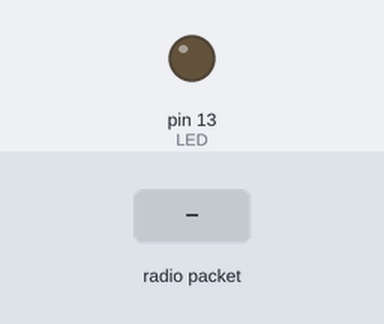
The sketch below on a simulated Arduino Uno, built with avr-gcc and run on an emulated ATmega328P. Shown: output pins drawn as LEDs (lit = HIGH). The inputs (shaded band) are chosen by the test bench. No radio packets arrive unless stated; pins used as bus, display or sensor lines are not drawn; what the sketch prints to the serial monitor is not drawn.

Above: at 1.3 s.
1.4 s: radio packet "1" arrives
Timing chart, 0 to 4.4 s (numbered marks = the images above; inputs shaded):
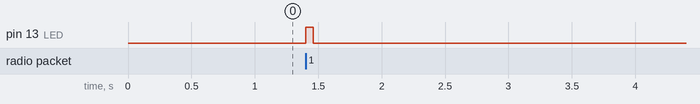

The sketch:

rx_test.ino
```cpp
// Receiver code, for testing and setup

#include <SPI.h>
#include <RH_RF95.h>

#define RFM95_CS 4
#define RFM95_RST 2
#define RFM95_INT 3

// Change to 434.0 or other frequency, must match RX's freq!
#define RF95_FREQ 433.0

// Singleton instance of the radio driver
RH_RF95 rf95(RFM95_CS, RFM95_INT);

// Blinky on receipt
#define LED 13

void setup()
{
  pinMode(LED, OUTPUT);
  pinMode(RFM95_RST, OUTPUT);
  digitalWrite(RFM95_RST, HIGH);

  while (!Serial);
  Serial.begin(9600);
  delay(100);

  Serial.println("Arduino LoRa RX Test!");

  // manual reset
  digitalWrite(RFM95_RST, LOW);
  delay(10);
  digitalWrite(RFM95_RST, HIGH);
  delay(10);

  if (!rf95.init()) {
    Serial.println("LoRa radio init failed");
    while (1);
  }
  Serial.println("LoRa radio init OK!");

  // Defaults after init are 434.0MHz, modulation GFSK_Rb250Fd250, +13dbM
  if (!rf95.setFrequency(RF95_FREQ)) {
    Serial.println("setFrequency failed");
    while (1);
  }
  Serial.print("Set Freq to: "); Serial.println(RF95_FREQ);

  // Defaults after init are 434.0MHz, 13dBm, Bw = 125 kHz, Cr = 4/5, Sf = 128chips/symbol, CRC on

  // The default transmitter power is 13dBm, using PA_BOOST.
  // If you are using RFM95/96/97/98 modules which uses the PA_BOOST transmitter pin, then
  // you can set transmitter powers from 5 to 23 dBm:
  rf95.setTxPower(23, false);
}

void loop()
{
  if (rf95.available())
  {
    // Should be a message for us now
    uint8_t buf[RH_RF95_MAX_MESSAGE_LEN];
    uint8_t len = sizeof(buf);

    if (rf95.recv(buf, &len))
    {
      digitalWrite(LED, HIGH);
      RH_RF95::printBuffer("Received: ", buf, len);
      Serial.print("Got: ");
      Serial.println((char*)buf);
      Serial.print("RSSI: ");
      Serial.println(rf95.lastRssi(), DEC);

      // Send a reply
      uint8_t data[] = "Message received!";
      rf95.send(data, sizeof(data));
      rf95.waitPacketSent();
      Serial.println("Sent a confirmation that message was received");
      digitalWrite(LED, LOW);
    }
    else
    {
      Serial.println("Receive failed");
    }
  }
}
```

Measured:
- after the input at 1.4 s, pin 13 (LED): LOW → HIGH at once, → LOW 0.06 s later
